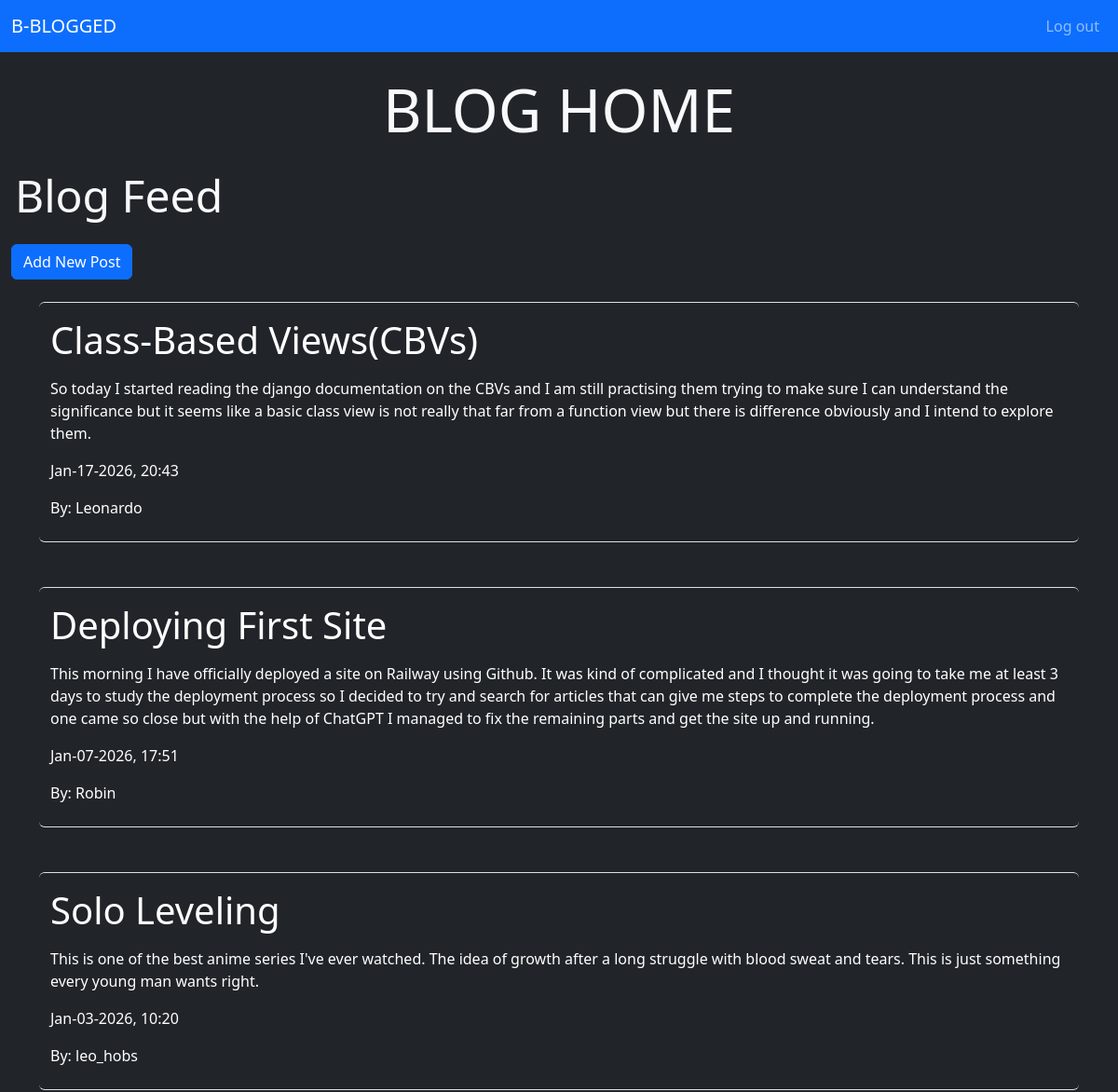
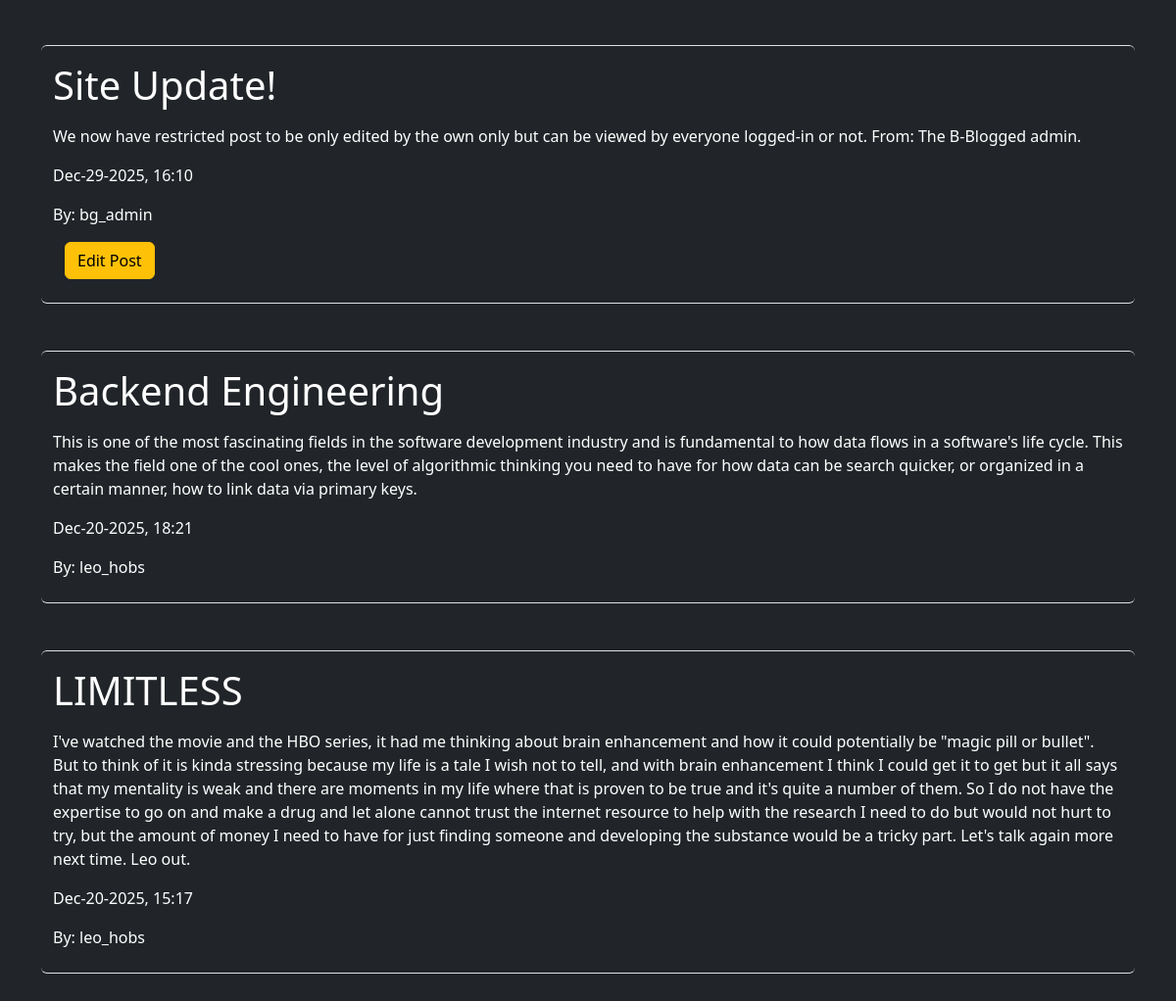
The app's page / (signed in) with its own data (2 pictures, top to bottom).
### blogs/models.py (models this page shows, shortened)
class BlogPost(models.Model):
    title = models.CharField(max_length=80)
    text = models.TextField()
    date_added = models.DateTimeField(auto_now_add=True)
    owner = models.ForeignKey(User, on_delete=models.CASCADE)

### blogs/views.py (the view)
# urls.py: path('', views.index, name='index'),
def index(request):
    posts = BlogPost.objects.order_by('-date_added')
    context = {'posts':posts}
    return render(request, 'blogs/index.html', context)

### blogs/templates/blogs/index.html
{% extends 'blogs/base.html' %}
{% block content %}
    <div class="container-fluid text-center pt-4">
       <span class="display-3 text-light">BLOG HOME</span>
    </div>
    <div class="container w-29 m-1 mt-4 mb-4">
        <span class="display-5 text-light">
            Blog Feed
        </span>
    </div>
    <div class="container m-0">
        <a href="{% url 'add_post' %}" class="btn btn-primary">Add New Post</a>
    </div>
    <div class="container mt-4">
        {% for post in posts %}
        <div class="container text-bg-dark rounded border-bottom border-top border-5-light mb-5 pt-3">
            <div>
                <span class="display-6">{{ post.title|linebreaks }}</span>
                <p>{{ post.text }}</p>
            </div>
            <div>
                <p>{{ post.date_added|date:'M-d-Y, H:i' }}</p>
                <p>By: {{ post.owner }} </p>
            </div>
            <div class="container mb-4">
                {% if post.owner == user %}
                    <a href="{% url 'edit_post' post.id %}" method="post" class="btn btn-warning">Edit Post</a>
                {% endif %}
            </div>
        </div>
        {% empty %}
        <div>
            <p>No Blog posts available.</p>
        </div>
        {% endfor %}
    </div>
{% endblock %}

### records on screen
BlogPost: title "Class-Based Views(CBVs)", text "So today I started reading the django documentation on the CBVs and I am still practising them trying to make sure I can understand the significance but it seems like a basic class view is not really that far from a function view but there is difference obviously and I intend to explore them.", date_added "Jan-17-2026, 20:43", owner "Leonardo"
BlogPost: title "Deploying First Site", text "This morning I have officially deployed a site on Railway using Github. It was kind of complicated and I thought it was going to take me at least 3 days to study the deployment process so I decided to try and search for articles that can give me steps to complete the deployment process and one came so close but with the help of ChatGPT I managed to fix the remaining parts and get the site up and running.", date_added "Jan-07-2026, 17:51", owner "Robin"
BlogPost: title "Solo Leveling", text "This is one of the best anime series I've ever watched. The idea of growth after a long struggle with blood sweat and tears. This is just something every young man wants right.", date_added "Jan-03-2026, 10:20", owner "leo_hobs"
BlogPost: title "Site Update!", text "We now have restricted post to be only edited by the own only but can be viewed by everyone logged-in or not. From: The B-Blogged admin.", date_added "Dec-29-2025, 16:10", owner "bg_admin", shows "Edit Post"
BlogPost: title "Backend Engineering", text "This is one of the most fascinating fields in the software development industry and is fundamental to how data flows in a software's life cycle. This makes the field one of the cool ones, the level of algorithmic thinking you need to have for how data can be search quicker, or organized in a certain manner, how to link data via primary keys.", date_added "Dec-20-2025, 18:21", owner "leo_hobs"
BlogPost: title "LIMITLESS", text "I've watched the movie and the HBO series, it had me thinking about brain enhancement and how it could potentially be \"magic pill or bullet\". But to think of it is kinda stressing because my life is a tale I wish not to tell, and with brain enhancement I think I could get it to get but it all says that my mentality is weak and there are moments in my life where that is proven to be true and it's quite a number of them. So I do not have the expertise to go on and make a drug and let alone cannot trust the internet resource to help with the research I need to do but would not hurt to try, but the amount of money I need to have for just finding someone and developing the substance would be a…", date_added "Dec-20-2025, 15:17", owner "leo_hobs"
